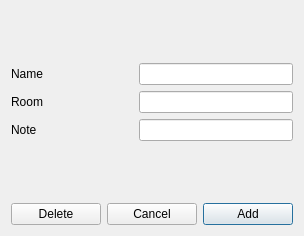
<?xml version="1.0" encoding="UTF-8"?>
<ui version="4.0">
 <class>SubjectEdit</class>
 <widget class="QDialog" name="SubjectEdit">
  <property name="geometry">
   <rect>
    <x>0</x>
    <y>0</y>
    <width>304</width>
    <height>236</height>
   </rect>
  </property>
  <property name="sizePolicy">
   <sizepolicy hsizetype="Maximum" vsizetype="Maximum">
    <horstretch>0</horstretch>
    <verstretch>0</verstretch>
   </sizepolicy>
  </property>
  <property name="focusPolicy">
   <enum>Qt::NoFocus</enum>
  </property>
  <property name="windowTitle">
   <string>Dialog</string>
  </property>
  <layout class="QGridLayout" name="gridLayout">
   <item row="2" column="2">
    <widget class="QPushButton" name="add_subject_button">
     <property name="text">
      <string>Add</string>
     </property>
    </widget>
   </item>
   <item row="2" column="1">
    <widget class="QPushButton" name="cancel_button">
     <property name="text">
      <string>Cancel</string>
     </property>
    </widget>
   </item>
   <item row="2" column="0">
    <widget class="QPushButton" name="delete_button">
     <property name="text">
      <string>Delete</string>
     </property>
    </widget>
   </item>
   <item row="0" column="0" colspan="3">
    <layout class="QFormLayout" name="formLayout">
     <item row="0" column="0" colspan="2">
      <spacer name="horizontalSpacer">
       <property name="orientation">
        <enum>Qt::Horizontal</enum>
       </property>
       <property name="sizeHint" stdset="0">
        <size>
         <width>40</width>
         <height>20</height>
        </size>
       </property>
      </spacer>
     </item>
     <item row="1" column="0" colspan="2">
      <spacer name="horizontalSpacer_3">
       <property name="orientation">
        <enum>Qt::Horizontal</enum>
       </property>
       <property name="sizeHint" stdset="0">
        <size>
         <width>40</width>
         <height>20</height>
        </size>
       </property>
      </spacer>
     </item>
     <item row="2" column="0">
      <widget class="QLabel" name="label">
       <property name="text">
        <string>Name                           </string>
       </property>
      </widget>
     </item>
     <item row="2" column="1">
      <widget class="QLineEdit" name="name_line">
       <property name="text">
        <string/>
       </property>
      </widget>
     </item>
     <item row="3" column="0">
      <widget class="QLabel" name="label_2">
       <property name="text">
        <string>Room</string>
       </property>
      </widget>
     </item>
     <item row="3" column="1">
      <widget class="QLineEdit" name="room_line"/>
     </item>
     <item row="4" column="0">
      <widget class="QLabel" name="label_3">
       <property name="text">
        <string>Note</string>
       </property>
      </widget>
     </item>
     <item row="4" column="1">
      <widget class="QLineEdit" name="note_line"/>
     </item>
     <item row="5" column="0" colspan="2">
      <spacer name="horizontalSpacer_4">
       <property name="orientation">
        <enum>Qt::Horizontal</enum>
       </property>
       <property name="sizeHint" stdset="0">
        <size>
         <width>40</width>
         <height>20</height>
        </size>
       </property>
      </spacer>
     </item>
     <item row="6" column="0" colspan="2">
      <spacer name="horizontalSpacer_2">
       <property name="orientation">
        <enum>Qt::Horizontal</enum>
       </property>
       <property name="sizeHint" stdset="0">
        <size>
         <width>40</width>
         <height>20</height>
        </size>
       </property>
      </spacer>
     </item>
    </layout>
   </item>
  </layout>
 </widget>
 <resources/>
 <connections/>
</ui>
